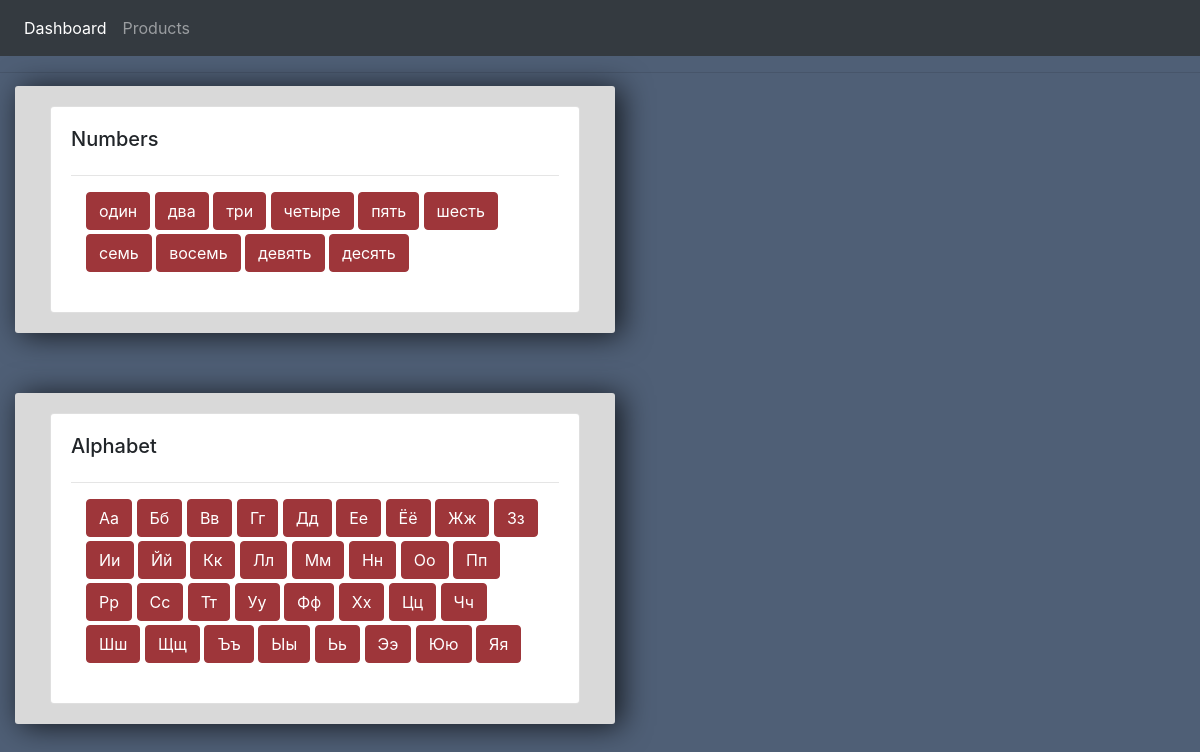
The page / on the database its author committed.
### translator/models.py (models this page shows)
class Number(models.Model):
    name = models.name = models.CharField(max_length=100)
    number = models.name = models.CharField(max_length=10000)
    transliteration = models.name = models.CharField(max_length=100)
    def __str__(self):
        return self.name

class Alphabet(models.Model):
    letter = models.name = models.CharField(max_length=10)
    name = models.name = models.CharField(max_length=100)
    transliteration = models.name = models.CharField(max_length=100)
    equivalent = models.name = models.CharField(max_length=200)
    examples = models.name = models.CharField(max_length=200)
    def __str__(self):
        return self.letter

### translator/views.py (the view)
# urls.py: path('', views.index)
def index(request):
    alphabet = Alphabet.objects.all()
    numbers = Number.objects.all()
    translator = Translator()
    translations = translator.translate([''], dest='ru')
    context = {'translations':translations, 'alphabet':alphabet, 'numbers':numbers}
    return render(request, 'dash/index.html', context)

### translator/templates/dash/index.html
{%  extends 'dash/main.html' %}
{% block content %}
<div class="center-column float-left">
	<div class="col-md">
		<div class="card card-body">
            <h5>Numbers</h5>
            <hr>
            <div class="col-lg-12">
                <p>
                {% for number in numbers %}
                    <button type="button" class="btn btn-sq btn-primary mb-1">
                        {{number}}
                    </button>
                {% endfor %}
                </p>
            </div>
		</div>
	</div>
</div>
<div class="center-column float-left">
	<div class="col-md">
		<div class="card card-body">
            <h5>Alphabet</h5>
            <hr>
            <div class="col-lg-12">
                <p>
                {% for letter in alphabet %}
                    <button type="button" class="btn btn-sq btn-primary mb-1">
                        {{letter}}
                    </button>
                {% endfor %}
                </p>
            </div>
		</div>
	</div>
</div>
{% endblock %}

### translator/templates/dash/main.html (shortened to what this page needs)
{% load static %}
<!DOCTYPE html>
<html>
<head>
	<link href="https://stackpath.bootstrapcdn.com/bootstrap/4.4.1/css/bootstrap.min.css" rel="stylesheet"
>
	<link rel="stylesheet" type="text/css" href="{% static '/css/main.css' %}">
</head>
<body>
	{%  include 'dash/navbar.html' %}
	<div class="container-fluid">
	{% block content %}
	{% endblock %}
    </div>
	    <hr>
</body>
</html>

### translator/templates/dash/navbar.html (shortened to what this page needs)
{% load static %}
<nav class="navbar navbar-expand-lg navbar-dark bg-dark">
  <div class="collapse navbar-collapse" id="navbarNav">
    <ul class="navbar-nav">
      <li class="nav-item active">
        <a class="nav-link" href="#">Dashboard</a>
      </li>
      <li class="nav-item">
        <a class="nav-link" href="#">Products</a>
      </li>
    </ul>
  </div>
</nav>

### static/css/main.css (style rules this page uses)
body { background-color: #4f5f76; }
.center-column { width: 600px; margin: 30px auto; padding: 20px; background-color: #d9d9d9; border-radius: 3px; box-shadow: 6px 2px 30px 0px rgba(0,0,0,0.75); }
.float-left { float: left; }
.btn-primary { background-color: #9e363a; border-color: #9e363a; }

### rows shown on the page
Number: name "один"
Number: name "два"
Number: name "три"
Number: name "четыре"
Number: name "пять"
Number: name "шесть"
Number: name "семь"
Number: name "восемь"
Number: name "девять"
Number: name "десять"
Alphabet: letter "Аа"
Alphabet: letter "Бб"
Alphabet: letter "Вв"
Alphabet: letter "Гг"
Alphabet: letter "Дд"
Alphabet: letter "Ее"
Alphabet: letter "Ёё"
Alphabet: letter "Жж"
Alphabet: letter "Зз"
Alphabet: letter "Ии"
Alphabet: letter "Йй"
Alphabet: letter "Кк"
Alphabet: letter "Лл"
Alphabet: letter "Мм"
Alphabet: letter "Нн"
Alphabet: letter "Оо"
Alphabet: letter "Пп"
Alphabet: letter "Рр"
Alphabet: letter "Сс"
Alphabet: letter "Тт"
Alphabet: letter "Уу"
Alphabet: letter "Фф"
Alphabet: letter "Хх"
Alphabet: letter "Цц"
Alphabet: letter "Чч"
Alphabet: letter "Шш"
Alphabet: letter "Щщ"
Alphabet: letter "Ъъ"
Alphabet: letter "Ыы"
Alphabet: letter "Ьь"
Alphabet: letter "Ээ"
Alphabet: letter "Юю"
Alphabet: letter "Яя"
